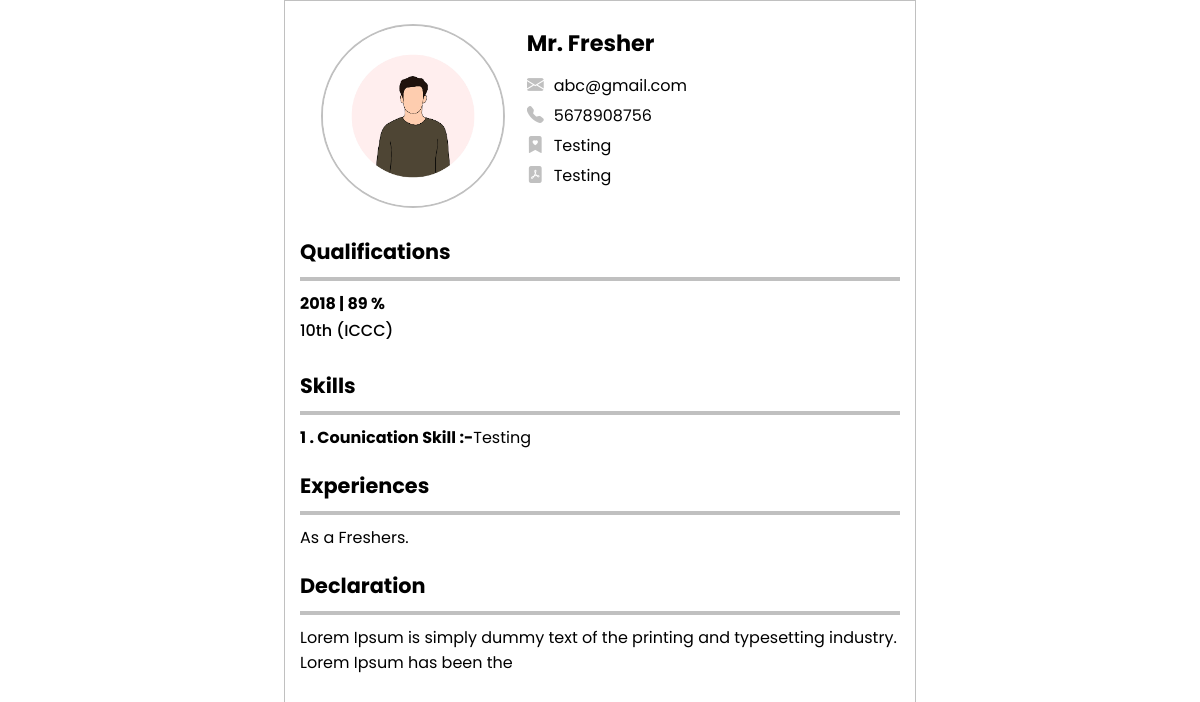
/resume.php?id=4, run on the app's committed database.
### tables this page shows
CREATE TABLE `users` (
  `id` int(11) NOT NULL,
  `name` varchar(50) NOT NULL,
  `image` varchar(50) NOT NULL,
  `email` varchar(50) NOT NULL,
  `contact` bigint(10) NOT NULL,
  `objective` varchar(100) NOT NULL,
  `hobbies` varchar(100) NOT NULL,
  `declaration` varchar(100) NOT NULL,
  `date` datetime NOT NULL
);

CREATE TABLE `qualifications` (
  `id` int(11) NOT NULL,
  `userid` int(11) NOT NULL,
  `qualification` varchar(100) NOT NULL,
  `board` varchar(100) NOT NULL,
  `year` varchar(50) NOT NULL,
  `percent` float NOT NULL
);

CREATE TABLE `skills` (
  `id` int(11) NOT NULL,
  `userid` int(11) NOT NULL,
  `skill` varchar(50) NOT NULL,
  `descripton` varchar(100) NOT NULL
);

### connect.php (called while the page is built, shortened)
<?php
class Database
{
	private $host = "localhost";
	private $username = "root";
	private $password = "";
	private $db = "skill_count";
	function connect(){
		$connection = mysqli_connect($this->host,$this->username,$this->password,$this->db);
		return $connection;
	}
	function read($query){
		$conn = $this->connect();
		$result = mysqli_query($conn,$query);
		if(!$result){
			return false;
		}else{
			$data = false;
			while($row = mysqli_fetch_assoc($result)){
				$data[] = $row;
			}
			return $data;
		}
	}
}
?>

### functions.php (called while the page is built, shortened)
<?php
	function getQualification($id){
		$DB = new Database();
		$sql = "SELECT * FROM `qualifications` WHERE userid = $id ORDER by year DESC";
		$result = $DB->read($sql);
		return $result;
	}
	function getSkills($id){
		$DB = new Database();
		$sql = "SELECT * FROM `skills` WHERE userid = $id";
		$result = $DB->read($sql);
		return $result;
	}
	function getExperiencesResume($id){
		$DB = new Database();
		$sql = "SELECT * FROM `experiences` WHERE userid = $id";
		$result = $DB->read($sql);
		return $result;
	}
?>

### resume.php (the view, shortened to what this page needs)
<?php
	include("connect.php");
	include("functions.php");
	$DB = new Database();
	$userid = 1;
	if (isset($_REQUEST['id'])) {
	    $userid = $_REQUEST['id'];
	}
?>
<!DOCTYPE html>
<html>
<head>
	<link rel="stylesheet" href="css/library.css" />
	<link rel="stylesheet" href="https://cdn.jsdelivr.net/npm/bootstrap-icons@1.11.2/font/bootstrap-icons.min.css">
</head>
<body>
	<?php
		$sql = "SELECT * FROM `users` WHERE id = $userid";
		$result = $DB->read($sql);
		$ROW = $result[0];
	?>
	<div class="container">
		<div class="personal-details d-f">
			<div class="profile-image h-100 d-f a-i-c j-c-c">
				<img src="<?=$ROW['image']?>">
			</div>
			<div class="profile-details h-100">
				<div class="user-name f-w-7"><?=$ROW['name']?></div>
				<div class="email-container d-f a-i-c details">
					<div class="icon"><i class="bi bi-envelope-fill"></i></div>
					<div class="icon-details"><?=$ROW['email']?></div>
				</div>
				<div class="number-container d-f a-i-c details">
					<div class="icon"><i class="bi bi-telephone-fill"></i></div>
					<div class="icon-details"><?=$ROW['contact']?></div>
				</div>
				<div class="number-container d-f a-i-c details">
					<div class="icon"><i class="bi bi-bookmark-heart-fill"></i></div>
					<div class="icon-details"><?=$ROW['hobbies']?></div>
				</div>
				<div class="number-container d-f a-i-c details">
					<div class="icon"><i class="bi bi-file-pdf-fill"></i></div>
					<div class="icon-details"><?=$ROW['objective']?></div>
				</div>
			</div>
		</div>
		<div class="qualification">
			<div class="heading f-w-7">Qualifications</div>
			<div class="underline"></div>
			<?php
				$Qualifications = getQualification($userid);
				foreach ($Qualifications as $key => $Qualification) {
					?>
					<div class="qualification-up f-w-7"><?=$Qualification['year']?> | <?=$Qualification['percent']?> %</div>
					<div class="qualification-down f-w-5"><?=$Qualification['qualification']?> (<?=$Qualification['board']?>) </div>
					<?php
				}
			?>
		</div>
		<div class="qualification">
			<div class="heading f-w-7">Skills</div>
			<div class="underline"></div>
			<?php
				$Skills = getSkills($userid);
				foreach ($Skills as $key => $Skill){
					?>
					<div class="skill-container d-f a-i-c">
						<div class="f-w-7"><?=$key + 1?> . <?=$Skill['skill']?> :- </div> <div class=""> <?=$Skill['descripton']?></div>
					</div>
					<?php
				}
			?>
		</div>
		<div class="qualification">
			<div class="heading f-w-7">Experiences</div>
			<div class="underline"></div>
			<?php
				$Experiences = getExperiencesResume($userid);
				if($Experiences && is_array($Experiences)){
					foreach ($Experiences as $key => $Experience) {
						?>
						<div class="experience-container">
							<div class="f-w-7">
								<?=$key + 1?> . <?= $Experience['experience']?> (<?=$Experience['start_date']?> to <?=$Experience['end_date']?>)
							</div>
							<div class="descripton"><?=$Experience['description']?></div>
						</div>
						<?php
					}
				}else{
					echo "As a Freshers.";
				}
			?>
		</div>
		<div class="qualification">
			<div class="heading f-w-7">Declaration</div>
			<div class="underline"></div>
			<div class="declaration">
				<?=$ROW['declaration']?>
			</div>
		</div>
	</div>
</body>
</html>

### css/library.css (style rules this page uses)
* { margin: 0; padding: 0; overflow: hidden; }
body { font-family: 'Poppins', sans-serif; }
html { scroll-behavior: smooth; overflow: auto; }
.d-f { display: flex; }
.a-i-c { align-items: center; }
.j-c-c { justify-content: center; }
.h-100 { height: 100%; }
.f-w-5 { font-weight: 500; }
.f-w-7 { font-weight: 700; }

### resume.php (style rules this page uses)
.container { min-height: 100vh; width: 50%; margin: auto; border: 1px solid silver; padding: 15px; }
.personal-details { height: 200px; justify-content: space-evenly; }
.profile-image { width: 200px; }
.profile-image img { height: 180px; width: 180px; object-fit: cover; border-radius: 50%; border: 2px solid silver; }
.profile-details { width: 60%; }
.user-name { font-size: 1.4rem; margin: 10px 0; }
.details { height: 30px; }
.details i { font-size: 17px; margin-right: 10px; color: silver; }
.qualification { margin-top: 20px; }
.heading { font-size: 1.3rem; }
.underline { height: 4px; background: silver; margin: 10px 0; }
.qualification-up { font-size: 1rem; margin-bottom: 2px; }
.qualification-down { margin-bottom: 7px; }

### data on the page
users: image (picture), name "Mr. Fresher", email "abc@gmail.com", contact "5678908756", hobbies "Testing", objective "Testing", declaration "Lorem Ipsum is simply dummy text of the printing and typesetting industry. Lorem Ipsum has been the"
qualifications: year "2018", percent "89", qualification "10th", board "ICCC"
skills: skill "Counication Skill", descripton "Testing"
